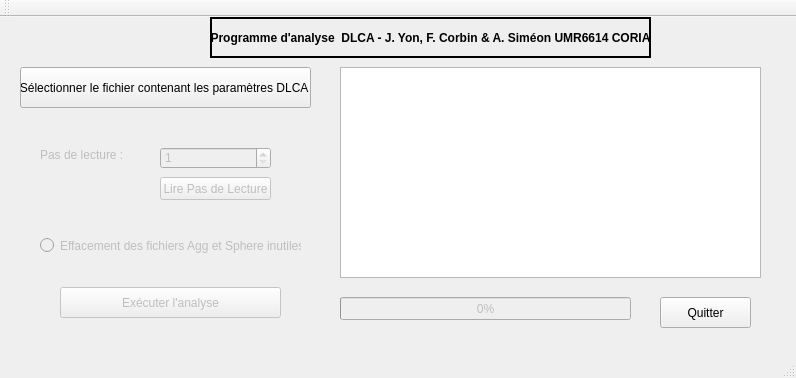
<?xml version="1.0" encoding="UTF-8"?>
<ui version="4.0">
 <class>MainWindow</class>
 <widget class="QMainWindow" name="MainWindow">
  <property name="enabled">
   <bool>true</bool>
  </property>
  <property name="geometry">
   <rect>
    <x>0</x>
    <y>0</y>
    <width>796</width>
    <height>378</height>
   </rect>
  </property>
  <property name="windowTitle">
   <string>DLCA 3.0</string>
  </property>
  <widget class="QWidget" name="centralWidget">
   <widget class="QPushButton" name="pushButton">
    <property name="geometry">
     <rect>
      <x>660</x>
      <y>280</y>
      <width>91</width>
      <height>31</height>
     </rect>
    </property>
    <property name="cursor">
     <cursorShape>ArrowCursor</cursorShape>
    </property>
    <property name="text">
     <string>Quitter</string>
    </property>
    <property name="default">
     <bool>false</bool>
    </property>
    <property name="flat">
     <bool>false</bool>
    </property>
   </widget>
   <widget class="QPushButton" name="BoutonRep">
    <property name="geometry">
     <rect>
      <x>20</x>
      <y>50</y>
      <width>291</width>
      <height>41</height>
     </rect>
    </property>
    <property name="text">
     <string>Sélectionner le fichier contenant les paramètres DLCA </string>
    </property>
   </widget>
   <widget class="QTextBrowser" name="AfficheurRep">
    <property name="geometry">
     <rect>
      <x>340</x>
      <y>50</y>
      <width>421</width>
      <height>211</height>
     </rect>
    </property>
   </widget>
   <widget class="QPushButton" name="BoutonExecAnalyse">
    <property name="enabled">
     <bool>false</bool>
    </property>
    <property name="geometry">
     <rect>
      <x>60</x>
      <y>270</y>
      <width>221</width>
      <height>31</height>
     </rect>
    </property>
    <property name="text">
     <string>Exécuter l'analyse</string>
    </property>
   </widget>
   <widget class="QProgressBar" name="progressBar">
    <property name="enabled">
     <bool>false</bool>
    </property>
    <property name="geometry">
     <rect>
      <x>340</x>
      <y>280</y>
      <width>291</width>
      <height>23</height>
     </rect>
    </property>
    <property name="value">
     <number>0</number>
    </property>
   </widget>
   <widget class="QLabel" name="label">
    <property name="geometry">
     <rect>
      <x>210</x>
      <y>0</y>
      <width>441</width>
      <height>41</height>
     </rect>
    </property>
    <property name="font">
     <font>
      <weight>75</weight>
      <bold>true</bold>
     </font>
    </property>
    <property name="frameShape">
     <enum>QFrame::Box</enum>
    </property>
    <property name="lineWidth">
     <number>2</number>
    </property>
    <property name="text">
     <string>Programme d'analyse  DLCA - J. Yon, F. Corbin &amp; A. Siméon UMR6614 CORIA</string>
    </property>
    <property name="textFormat">
     <enum>Qt::PlainText</enum>
    </property>
    <property name="alignment">
     <set>Qt::AlignCenter</set>
    </property>
   </widget>
   <widget class="QLabel" name="label_2">
    <property name="enabled">
     <bool>false</bool>
    </property>
    <property name="geometry">
     <rect>
      <x>40</x>
      <y>130</y>
      <width>91</width>
      <height>16</height>
     </rect>
    </property>
    <property name="text">
     <string>Pas de lecture :</string>
    </property>
   </widget>
   <widget class="QPushButton" name="pushButton_2">
    <property name="enabled">
     <bool>false</bool>
    </property>
    <property name="geometry">
     <rect>
      <x>160</x>
      <y>160</y>
      <width>111</width>
      <height>23</height>
     </rect>
    </property>
    <property name="text">
     <string>Lire Pas de Lecture</string>
    </property>
   </widget>
   <widget class="QSpinBox" name="spinBoxPasLecture">
    <property name="enabled">
     <bool>false</bool>
    </property>
    <property name="geometry">
     <rect>
      <x>160</x>
      <y>130</y>
      <width>111</width>
      <height>22</height>
     </rect>
    </property>
    <property name="minimum">
     <number>1</number>
    </property>
    <property name="maximum">
     <number>200</number>
    </property>
    <property name="value">
     <number>1</number>
    </property>
   </widget>
   <widget class="QLabel" name="LogoCoria">
    <property name="geometry">
     <rect>
      <x>110</x>
      <y>0</y>
      <width>91</width>
      <height>41</height>
     </rect>
    </property>
    <property name="text">
     <string/>
    </property>
    <property name="pixmap">
     <pixmap resource="mainwindow.qrc">:/Images/Logo</pixmap>
    </property>
    <property name="scaledContents">
     <bool>true</bool>
    </property>
   </widget>
   <widget class="QRadioButton" name="radioButtoneffacmement">
    <property name="enabled">
     <bool>false</bool>
    </property>
    <property name="geometry">
     <rect>
      <x>40</x>
      <y>220</y>
      <width>261</width>
      <height>17</height>
     </rect>
    </property>
    <property name="text">
     <string>Effacement des fichiers Agg et Sphere inutiles</string>
    </property>
    <property name="checked">
     <bool>false</bool>
    </property>
   </widget>
  </widget>
  <widget class="QMenuBar" name="menuBar">
   <property name="geometry">
    <rect>
     <x>0</x>
     <y>0</y>
     <width>796</width>
     <height>21</height>
    </rect>
   </property>
  </widget>
  <widget class="QToolBar" name="mainToolBar">
   <attribute name="toolBarArea">
    <enum>TopToolBarArea</enum>
   </attribute>
   <attribute name="toolBarBreak">
    <bool>false</bool>
   </attribute>
  </widget>
  <widget class="QStatusBar" name="statusBar"/>
 </widget>
 <layoutdefault spacing="6" margin="11"/>
 <resources>
  <include location="mainwindow.qrc"/>
 </resources>
 <connections/>
</ui>
